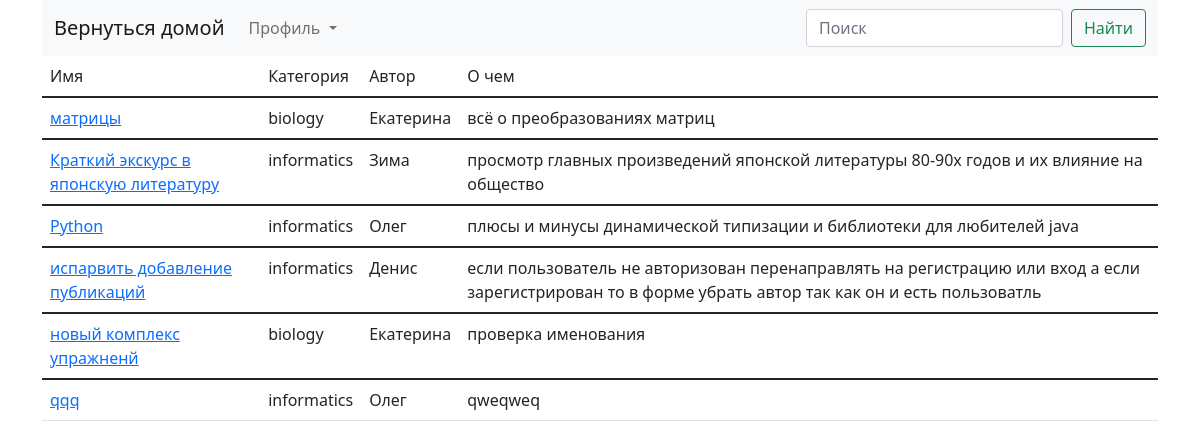
/home/, run on the app's committed database.
### work/models.py (models this page shows, shortened)
class Publication(models.Model):
    title = models.CharField(max_length=200, verbose_name='Название')
    date = models.DateField(verbose_name='Дата опубликования работы', auto_now_add=True)
    author = models.ForeignKey(User, verbose_name='Автор', on_delete=models.CASCADE)
    category = models.CharField(verbose_name='Категория', choices=category, max_length=60)
    synopsis = models.TextField(verbose_name='Краткая информация о работе')
    file = models.FileField(verbose_name='Опубликованная работа',
                            validators=[FileExtensionValidator(allowed_extensions=['doc', 'docx', 'txt', 'pdf'])])
    class Meta:
        ordering = ['date']
        verbose_name = 'Пубикация'
        verbose_name_plural = 'Публикации'

### work/views.py (the view)
# urls.py: 2. Add a URL to urlpatterns:  path('', views.home, name='home')
def home(request):
    if 'search' in request.GET and request.GET['search']:
        if Publication.objects.filter(author__first_name__icontains=request.GET['search']):
            publication = Publication.objects.filter(author__first_name__icontains=request.GET['search'])
        elif Publication.objects.filter(author__last_name__icontains=request.GET['search']):
            publication = Publication.objects.filter(author__last_name__icontains=request.GET['search'])
        else:
            publication = Publication.objects.filter(title__icontains=request.GET['search'])
        if len(publication) != 0:
            return render(request, 'home_page.html', {'pubplications': publication})
        else:
            publication = Publication.objects.all()
            return render(request, 'home_page.html', {'pubplications': publication})
    else:
        publication = Publication.objects.all()
        for i in publication:
            print(i.id)
        return render(request, 'home_page.html', {'pubplications': publication})

### templates/home_page.html (shortened to what this page needs)
<!DOCTYPE html>
<html lang="en">
<head>
        {% load static %}
    <link href="{% static 'bootstrap-5.1.3-examples/assets/dist/css/bootstrap.min.css' %}" rel="stylesheet">
</head>
<body>
<div class="container">
<nav class="navbar navbar-expand-lg navbar-light bg-light">
  <div class="container-fluid">
    <a class="navbar-brand" href="{% url 'home_page' %}">Вернуться домой</a>
    <div class="collapse navbar-collapse" id="navbarSupportedContent">
      <ul class="navbar-nav me-auto mb-2 mb-lg-0">
        <li class="nav-item dropdown">
          <a class="nav-link dropdown-toggle"  id="navbarDropdown" role="button" data-bs-toggle="dropdown" aria-expanded="false">
            Профиль
          </a>
        </li>
      </ul>
             <form  class="d-flex" method="get">
      <input formmethod="get" class="form-control me-2" type="search" placeholder="Поиск" aria-label="Search" name = "search">
                 <button class="btn btn-outline-success" type="submit"  >
                     Найти</button>
        </form>
    </div>
  </div>
</nav>
{% block table %}
<table class = "table table-hover">
    <thead>
        <tr>
        <td >Имя </td>
        <td>Категория</td>
        <td>Автор</td>
        <td>О чем</td>
        </tr>
    </thead>
    {% for publication in pubplications %}
    <tbody>
        <tr>
        <td><a href="{%  url 'publication' publication.id %}">
        {{ publication.title }}
        </a></td>
        <td>{{ publication.category }}</td>
        <td>{{ publication.author.first_name }}  {{ publication.author.last_name }}</td>
        <td>{{ publication.synopsis }}
        </td>
        </tr>
    </tbody>
    {% endfor %}
    </table>
{% endblock %}
</div>
</body>
</html>

### data on the page
Publication: title "матрицы", category "biology", author.first_name "Екатерина", synopsis "всё о преобразованиях матриц"
Publication: title "Краткий экскурс в японскую литературу", category "informatics", author.first_name "Зима", synopsis "просмотр главных произведений японской литературы 80-90х годов и их влияние на общество"
Publication: title "Python", category "informatics", author.first_name "Олег", synopsis "плюсы и минусы динамической типизации и библиотеки для любителей java"
Publication: title "испарвить добавление публикаций", category "informatics", author.first_name "Денис", synopsis "если пользователь не авторизован перенаправлять на регистрацию или вход а если зарегистрирован то в форме убрать автор так как он и есть пользоватль"
Publication: title "новый комплекс упражненй", category "biology", author.first_name "Екатерина", synopsis "проверка именования"
Publication: title "qqq", category "informatics", author.first_name "Олег", synopsis "qweqweq"
